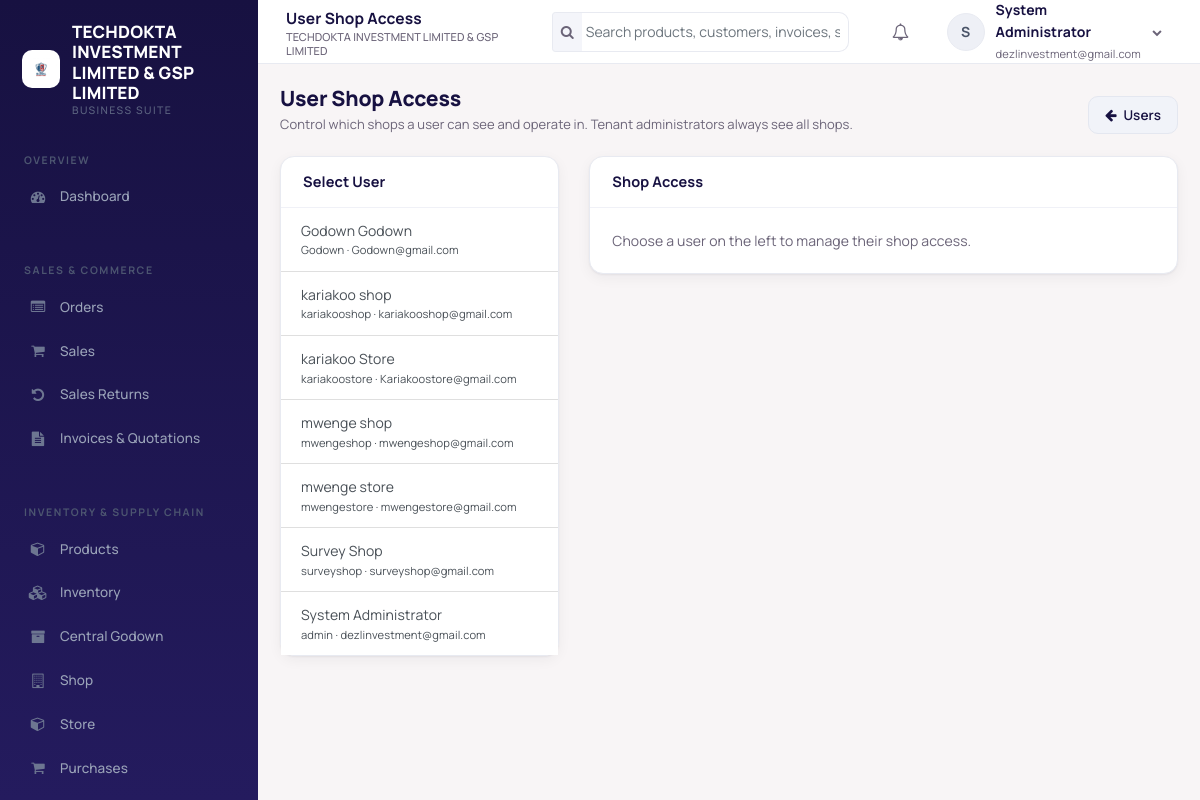
Page /user-shops.php (signed in) on the earlier database version.
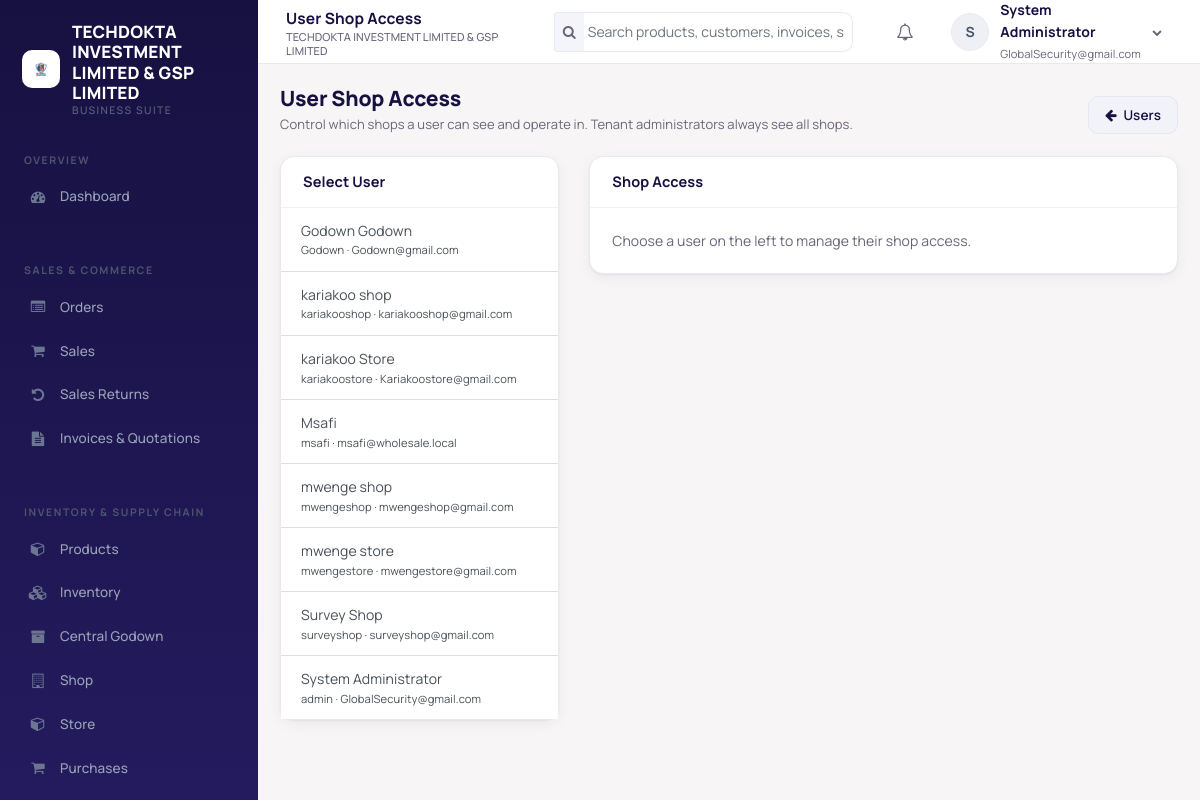
Same page on the later database version.
### tables this page shows
CREATE TABLE `users` (
  `user_id` int(10) UNSIGNED NOT NULL,
  `tenant_id` int(10) UNSIGNED NOT NULL,
  `username` varchar(100) NOT NULL,
  `email` varchar(191) NOT NULL,
  `password_hash` varchar(255) NOT NULL,
  `first_name` varchar(100) NOT NULL,
  `last_name` varchar(100) NOT NULL,
  `phone` varchar(50) DEFAULT NULL,
  `is_active` tinyint(1) NOT NULL DEFAULT 1,
  `last_login` datetime DEFAULT NULL,
  `created_at` timestamp NOT NULL DEFAULT current_timestamp()
);

### helpers.php (called while the page is built, shortened)
<?php
function e($value) {
    return htmlspecialchars((string)$value, ENT_QUOTES, 'UTF-8');
}
function system_title($tenant_id = null) {
    global $current_user;
    static $titles = [];
    if ($tenant_id === null) {
        if (isset($current_user->tenant_id)) {
            $tenant_id = (int)$current_user->tenant_id;
        } elseif (!empty($_SESSION['tenant_id'])) {
            $tenant_id = (int)$_SESSION['tenant_id'];
        }
    }
    $cache_key = $tenant_id !== null ? (int)$tenant_id : 0;
    if (array_key_exists($cache_key, $titles)) return $titles[$cache_key];
    if ($cache_key > 0) {
        $row = fetch_one("SELECT company_name FROM system_settings WHERE tenant_id = ? LIMIT 1", $cache_key);
    }
    $title = trim((string)($row['company_name'] ?? ''));
    $titles[$cache_key] = $title;
    return $title;
}
function system_logo_path($tenant_id = null) {
    global $current_user;
    if ($tenant_id === null) {
        if (isset($current_user->tenant_id)) {
            $tenant_id = (int)$current_user->tenant_id;
        } elseif (!empty($_SESSION['tenant_id'])) {
            $tenant_id = (int)$_SESSION['tenant_id'];
        }
    }
    $cache_key = $tenant_id !== null ? (int)$tenant_id : 0;
    $candidates = [];
    if ($cache_key > 0) {
        $row = fetch_one("SELECT logo_path FROM system_settings WHERE tenant_id = ? LIMIT 1", $cache_key);
        if ($row && !empty($row['logo_path'])) $candidates[] = (string)$row['logo_path'];
    }
    $candidates[] = 'assets/images/logo.png';
    $logo = '';
    foreach ($candidates as $candidate) {
        $candidate = str_replace('\\', '/', trim($candidate));
        if (file_exists(__DIR__ . '/' . ltrim($candidate, '/'))) {
            $logo = ltrim($candidate, '/');
            break;
        }
    }
    return $logo;
}
function fetch_one($sql, ...$params) {
    global $conn;
    $stmt = $conn->prepare($sql);
    if ($params) {
        $types = '';
        foreach ($params as $p) {
            $types .= is_int($p) ? 'i' : (is_float($p) ? 'd' : 's');
        }
        $stmt->bind_param($types, ...$params);
    }
    $stmt->execute();
    $row = $stmt->get_result()->fetch_assoc();
    return $row;
}
function fetch_all($sql, ...$params) {
    global $conn;
    $stmt = $conn->prepare($sql);
    if ($params) {
        $types = '';
        foreach ($params as $p) {
            $types .= is_int($p) ? 'i' : (is_float($p) ? 'd' : 's');
        }
        $stmt->bind_param($types, ...$params);
    }
    $stmt->execute();
    $rows = $stmt->get_result()->fetch_all(MYSQLI_ASSOC);
    return $rows;
}

### User.php (called while the page is built, shortened)
<?php
class User
{
    public $user_id;
    public $tenant_id;
    public $first_name;
    public $last_name;
    public static function getUserById($userId)
    {
        global $conn;
        $stmt = $conn->prepare("SELECT * FROM users WHERE user_id = ? LIMIT 1");
        $stmt->bind_param('i', $userId);
        $stmt->execute();
        $row = $stmt->get_result()->fetch_assoc();
        $user = new self();
        foreach ($row as $key => $value) {
            if (property_exists($user, $key)) $user->$key = $value;
        }
        $user->loadRoles();
        return $user;
    }
    private function loadRoles()
    {
        global $conn;
        $stmt = $conn->prepare(
            "SELECT r.role_id, r.name FROM user_roles ur
             JOIN roles r ON r.role_id = ur.role_id
             WHERE ur.user_id = ? AND ur.tenant_id = ?"
        );
        $stmt->bind_param('ii', $this->user_id, $this->tenant_id);
        $stmt->execute();
        $result = $stmt->get_result();
        while ($row = $result->fetch_assoc()) {
            $this->roles[] = $row['name'];
        }
    }
    public function fullName()
    {
        return trim($this->first_name . ' ' . $this->last_name);
    }
}

### auth_check.php (called while the page is built, shortened)
<?php
$current_user = User::getUserById((int)$_SESSION['user_id']);

### user-shops.php (the view, shortened to what the changed rows need)
<?php
require_once 'header.php';
require_once 'auth_check.php';
$page_title = 'User Shop Access';
$users = fetch_all(
    "SELECT user_id, username, first_name, last_name, email, is_active
     FROM users WHERE tenant_id = ? ORDER BY first_name, last_name, username",
    $current_user->tenant_id
);
require_once 'navbar.php';
require_once 'sidebar.php';
?>
<div class="page-head">
    <div>
        <h1 class="page-title">User Shop Access</h1>
    </div>
</div>
<div class="row">
    <div class="col-lg-4">
        <div class="card">
            <div class="card-body p-0">
                <div class="list-group list-group-flush">
                    <?php foreach ($users as $u): ?>
                        <?php $is_selected = (int)$u['user_id'] === (int)$user_id; ?>
                        <a class="list-group-item list-group-item-action d-flex justify-content-between align-items-center <?php echo $is_selected ? 'active' : ''; ?>" href="user-shops.php?user=<?php echo (int)$u['user_id']; ?>">
                            <span>
                                <?php echo e(trim(($u['first_name'] ?? '') . ' ' . ($u['last_name'] ?? ''))); ?>
                                <small class="d-block"><?php echo e($u['username']); ?> · <?php echo e($u['email']); ?></small>
                            </span>
                        </a>
                    <?php endforeach; ?>
                </div>
            </div>
        </div>
    </div>
</div>
<?php require_once 'footer.php'; ?>

### navbar.php (shortened to what the changed rows need)
<div class="app-main">
    <header class="topbar">
        <div class="topbar-title"><?php echo isset($page_title) ? e($page_title) : e(system_title()); ?><small><?php echo e(system_title()); ?></small></div>
        <div class="dropdown">
            <a href="#" class="user-menu" data-toggle="dropdown">
                <span class="avatar"><?php echo e(strtoupper(substr($current_user->first_name, 0, 1))); ?></span>
                <span class="hide-xs"><strong><?php echo e($current_user->fullName()); ?></strong><br><small class="text-muted"><?php echo e($current_user->email); ?></small></span>
                <i class="fa fa-chevron-down hide-xs" style="font-size:10px;color:var(--text-muted)"></i>
            </a>
        </div>
    </header>
    <main class="app-content">

### sidebar.php (shortened to what the changed rows need)
<aside class="sidebar" id="sidebar">
    <div class="sidebar-brand">
        <?php $sidebar_logo = system_logo_path(); ?>
        <?php if ($sidebar_logo !== ''): ?>
            <img src="<?php echo e($sidebar_logo); ?>" alt="" class="sidebar-logo">
        <?php endif; ?>
        <div class="brand-text"><?php echo e(system_title()); ?><small>Business Suite</small></div>
    </div>
</aside>

Differences in the rows shown:
changed users "System Administrator": email "dezlinvestment@gmail.com" → "GlobalSecurity@gmail.com"
added users: first_name "Msafi", username "msafi", email "msafi@wholesale.local"
